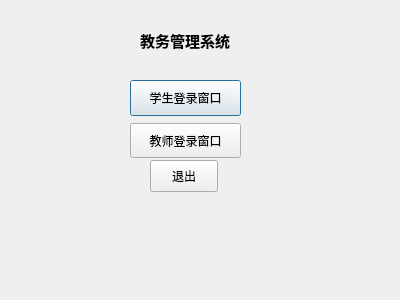
<?xml version="1.0" encoding="UTF-8"?>
<ui version="4.0">
 <class>Entrance</class>
 <widget class="QDialog" name="Entrance">
  <property name="geometry">
   <rect>
    <x>0</x>
    <y>0</y>
    <width>400</width>
    <height>300</height>
   </rect>
  </property>
  <property name="windowTitle">
   <string>Dialog</string>
  </property>
  <widget class="QLabel" name="label">
   <property name="geometry">
    <rect>
     <x>140</x>
     <y>30</y>
     <width>111</width>
     <height>21</height>
    </rect>
   </property>
   <property name="font">
    <font>
     <family>隶书</family>
     <pointsize>11</pointsize>
     <weight>75</weight>
     <bold>true</bold>
    </font>
   </property>
   <property name="text">
    <string>教务管理系统</string>
   </property>
  </widget>
  <widget class="QPushButton" name="pushButton_2">
   <property name="geometry">
    <rect>
     <x>130</x>
     <y>80</y>
     <width>111</width>
     <height>36</height>
    </rect>
   </property>
   <property name="text">
    <string>学生登录窗口</string>
   </property>
  </widget>
  <widget class="QPushButton" name="pushButton_3">
   <property name="geometry">
    <rect>
     <x>130</x>
     <y>123</y>
     <width>111</width>
     <height>35</height>
    </rect>
   </property>
   <property name="text">
    <string>教师登录窗口</string>
   </property>
  </widget>
  <widget class="QPushButton" name="pushButton">
   <property name="geometry">
    <rect>
     <x>150</x>
     <y>160</y>
     <width>68</width>
     <height>32</height>
    </rect>
   </property>
   <property name="text">
    <string>退出</string>
   </property>
  </widget>
 </widget>
 <resources/>
 <connections>
  <connection>
   <sender>pushButton</sender>
   <signal>clicked()</signal>
   <receiver>Entrance</receiver>
   <slot>close()</slot>
   <hints>
    <hint type="sourcelabel">
     <x>185</x>
     <y>182</y>
    </hint>
    <hint type="destinationlabel">
     <x>199</x>
     <y>149</y>
    </hint>
   </hints>
  </connection>
 </connections>
</ui>
